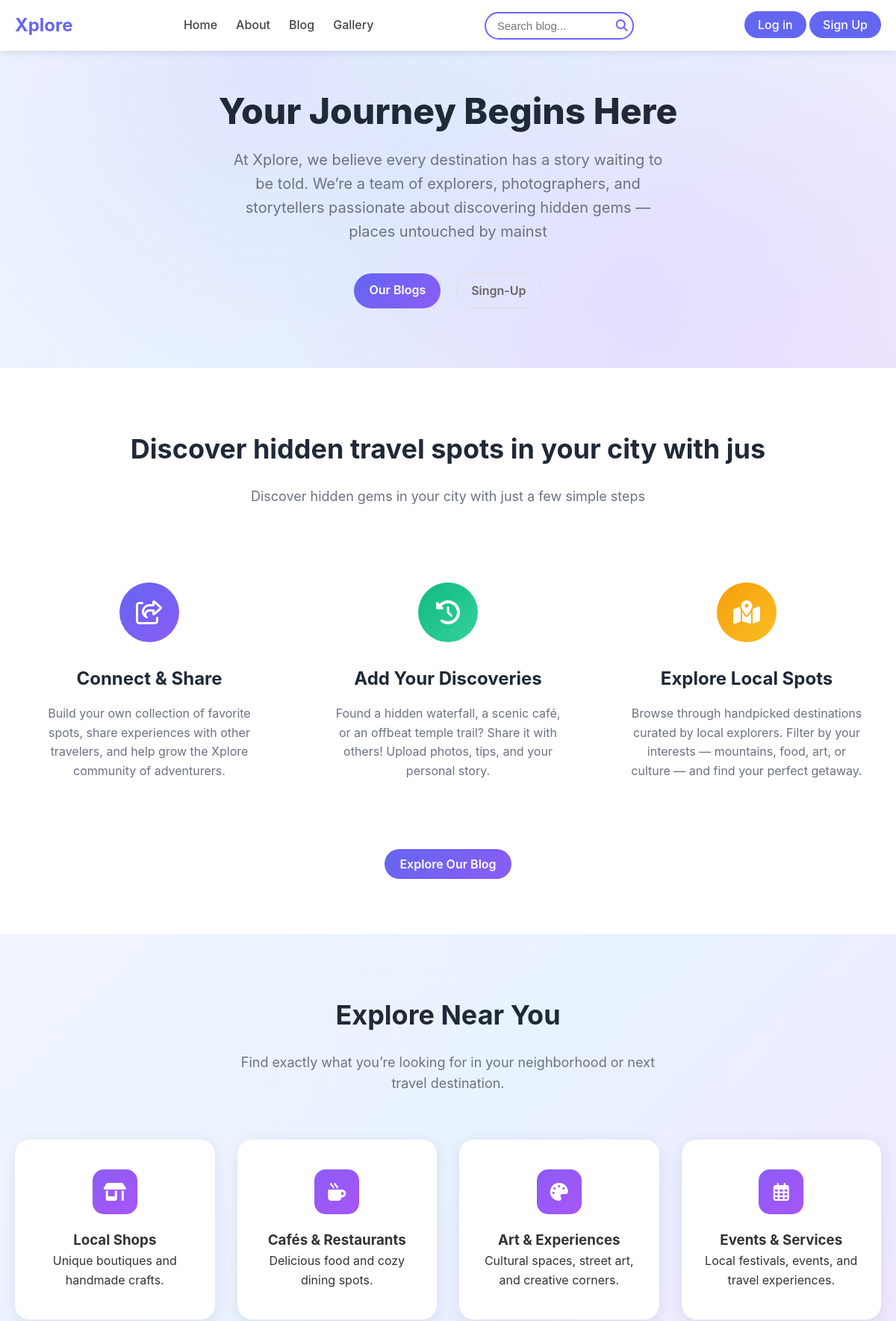
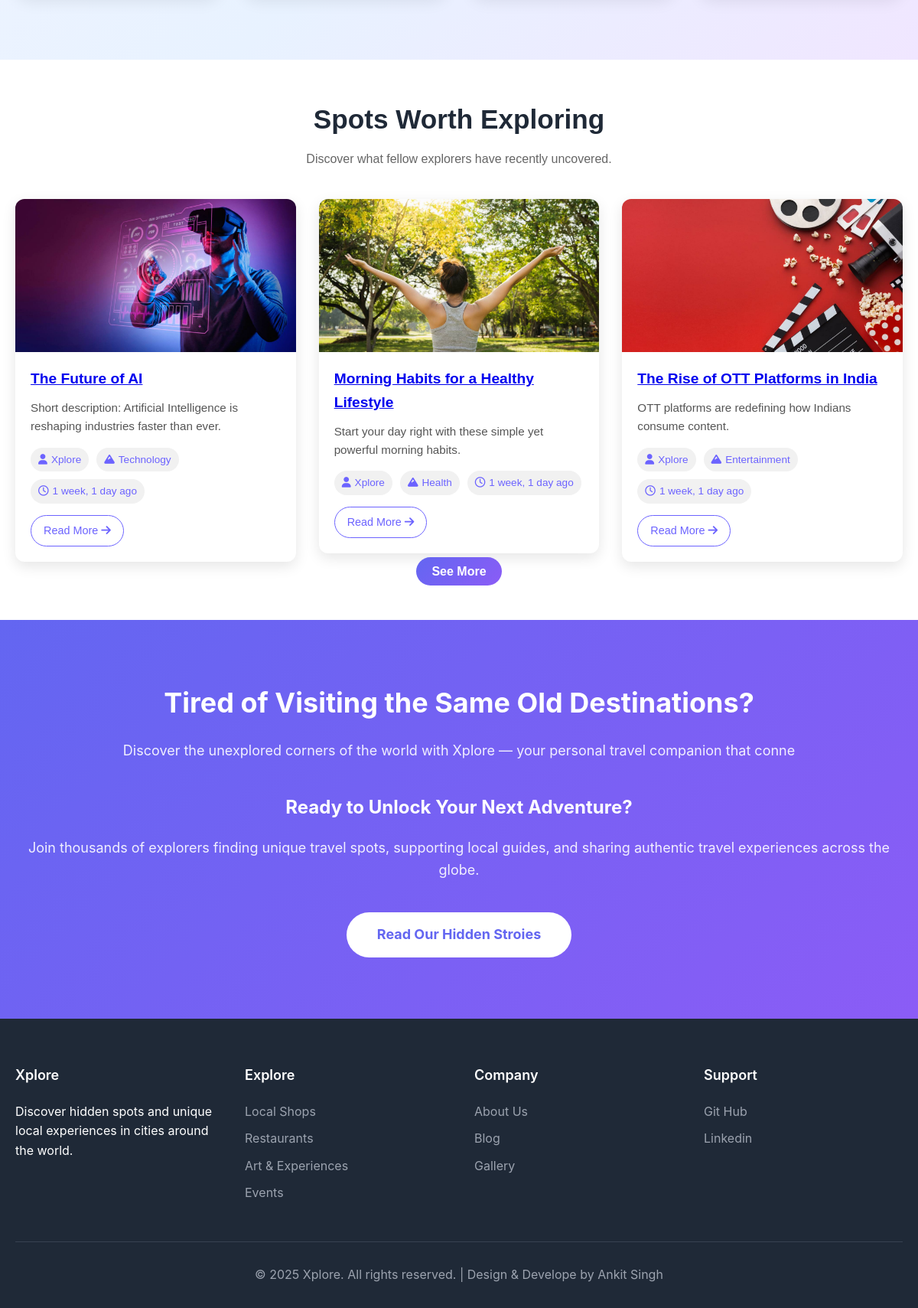
The page / on the database its author committed (2 pictures, top to bottom).
### website/models.py (models this page shows, shortened)
class Header(models.Model):
    logo_text = models.CharField(max_length=100, default="Xplore")
    url = models.URLField(max_length=200)
    show_login = models.BooleanField(default=True)
    show_signup = models.BooleanField(default=True)

class NavLink(models.Model):
    name = models.CharField(max_length=100)
    url = models.URLField(max_length=200)

class Hero(models.Model):
    hero_heading = models.CharField(max_length=50)
    sub_para = models.CharField(max_length=200)
    button_text = models.CharField(max_length=200)
    button_text_2 = models.CharField(max_length=200)

class Works(models.Model):
    main_heading = models.CharField(max_length=50)
    sub_para = models.CharField(max_length=100)
    button_text = models.CharField(max_length=200)

class WorkBoxex(models.Model):
    icon_class = models.CharField(
        max_length=100, help_text="Enter icon class e.g. fa fa-home or bi bi-house"
    )
    box_heading = models.CharField(max_length=50)
    box_para = models.CharField(max_length=200)

class Explore(models.Model):
    main_heading = models.CharField(max_length=50)
    sub_para = models.CharField(max_length=100)

class ExploreBoxes(models.Model):
    icon_class = models.CharField(
        max_length=100, help_text="Enter icon class e.g. fa fa-home or bi bi-house"
    )
    box_heading = models.CharField(max_length=50)
    box_para = models.CharField(max_length=200)

class Spots(models.Model):
    main_heading = models.CharField(max_length=50)
    sub_para = models.CharField(max_length=100)

class CtaSection(models.Model):
    main_heading = models.CharField(max_length=50)
    sub_para = models.CharField(max_length=100)
    child_heading = models.CharField(max_length=50)
    child_para = models.CharField(max_length=200)
    button_url = models.URLField(max_length=200)
    button_text = models.CharField(max_length=200)

class FooterBrand(models.Model):
    brand_name = models.CharField(max_length=100, default="Xplore")
    description = models.TextField(
        blank=True, null=True
    )  # Example: "Discover hidden spots ..."
    year = models.IntegerField(default=2025)
    tagline = models.CharField(
        max_length=255, blank=True, null=True
    )  # Example: "Made with  for local discovery"

class FooterSection(models.Model):
    title = models.CharField(max_length=100)  # Example: "Explore", "Company"

class FooterLink(models.Model):
    section = models.ForeignKey(
        FooterSection, on_delete=models.CASCADE, related_name="links"
    )
    name = models.CharField(max_length=100)  # Example: "Local Shops", "About Us"
    url = models.URLField(max_length=300)

### blog/models.py (models this page shows, shortened)
class Blog(models.Model):
    title = models.CharField(max_length=100, unique=True)
    slug = models.SlugField(unique=True, blank=True)
    category = models.ForeignKey(Category, on_delete=models.CASCADE)
    author = models.ForeignKey(User, on_delete=models.CASCADE)
    blog_image = models.ImageField(upload_to="upload/%y/%m/%d")
    short_description = models.TextField(max_length=200)
    blog_body = models.TextField(max_length=300000)
    status = models.CharField(choices=STATUS_CHOICE, default="draft")
    is_featured = models.BooleanField(default=False)
    create_at = models.DateTimeField(auto_now_add=True)
    update_at = models.DateTimeField(auto_now_add=True)
    class Meta:
        verbose_name_plural = "Blogs"

class Category(models.Model):
    category_name = models.CharField(max_length=50, unique=True)
    create_at = models.DateTimeField(auto_now_add=True)
    update_at = models.DateTimeField(auto_now_add=True)
    class Meta:
        verbose_name_plural = "Categories"
    def __str__(self):
        return self.category_name

### website/views.py (the view)
# urls.py: path("", views.home_view, name="home"),
def home_view(request):
    hero = Hero.objects.first()
    works = Works.objects.first()
    workbox = WorkBoxex.objects.all()
    explore = Explore.objects.first()
    exploreboxes = ExploreBoxes.objects.all()
    spots = Spots.objects.first()
    spotsboxes = SpotsBoxes.objects.all()
    ctasection = CtaSection.objects.first()
    posts = Blog.objects.filter(is_featured=True, status="published").order_by(
        "create_at"
    )[:3]
    categories = Category.objects.all()
    context = {
        "hero_key": hero,
        "works": works,
        "workbox": workbox,
        "explore": explore,
        "exploreboxes": exploreboxes,
        "spots": spots,
        "spotsboxes": spotsboxes,
        "ctasection": ctasection,
        "posts": posts,
        "categories": categories,
    }
    return render(request, "index.html", context)

### blog/context_processors.py (called while the page is built)
def get_categories(request):
    categories = Category.objects.all()
    return dict(categories=categories)

### website/context_processors.py (called while the page is built)
def common_data(request):
    return {
        "header_key": Header.objects.first(),
        "nav_key": NavLink.objects.all(),
        "brand": FooterBrand.objects.first(),
        "sections": FooterSection.objects.prefetch_related("links").all(),
    }

### website/templates/index.html (shortened to what this page needs)
{% extends "base.html" %}
{% load static %}
{% block content %}
    <section class="hero">
        <div class="container hero-content">
            <h1>{{ hero_key.hero_heading }}</h1>
            <p>{{ hero_key.sub_para }}</p>
            <div class="hero-buttons">
                <a href="{% url 'blog' %}" class="btn btn-primary">{{hero_key.button_text}}</a>
                {% if not user.is_authenticated %}
                <a href="{% url 'signup' %}" class="btn btn-secondary">{{hero_key.button_text_2}}</a>
                {% endif %}
            </div>
        </div>
    </section>
    <section class="how-it-works">
        <div class="container">
            <h2 class="section-title">{{works.main_heading}}</h2>
            <p class="section-subtitle">{{works.sub_para}}</p>
            <div class="steps">
                {% for box in workbox %}
                <div class="step fade-in">
                    <div class="step-icon "><i class="{{ box.icon_class }}"></i></div>
                    <h3>{{ box.box_heading}}</h3>
                    <p>{{ box.box_para}}</p>
                </div>
                {% endfor %}
            </div>
            <div style="text-align: center;">
                <a href="get-started" class="btn btn-primary">{{works.button_text}}</a>
            </div>
        </div>
    </section>
    <section class="explore-categories">
        <div class="container">
            <h2 class="section-title">{{explore.main_heading}}</h2>
            <p class="section-subtitle">{{explore.sub_para}}</p>
            <div class="categories">
                {% for card in exploreboxes  %}
                <div class="category">
                    <div class="category-icon "> <i class="{{ card.icon_class }}"></i></div>
                    <h3>{{card.box_heading}}</h3>
                    <p>{{card.box_para}}</p>
                </div>
                {% endfor %}
            </div>
        </div>
    </section>
<section class="blog-section" id="homeBlogs">
    <div class="blog-container">
        <h2 class="blog-main-heading">{{ spots.main_heading }}</h2>
        <p class="blog-sub-para">{{ spots.sub_para }}</p>
        <div class="blog-row">
            {% for blog_cad in posts %}
            <div class="blog-col">
                <div class="blog-card">
                    <div class="blog-image-wrap">
                        <img src="{{ blog_cad.blog_image.url }}" alt="Himachal" class="blog-image">
                    </div>
                    <div class="blog-card-body">
                        <h5 class="blog-title"><a href="{% url 'blog-details' blog_cad.slug %}">{{ blog_cad.title }}</a></h5>
                        <p class="blog-text">{{ blog_cad.short_description | truncatewords:20 }}</p>
                        <div class="blog-meta">
                            <span class="blog-author"><i class="fa-solid fa-user"></i> {{ blog_cad.author }}</span>
                            <span class="blog-category"><i class="fa-solid fa-mountain"></i>  {{ blog_cad.category }}</span>
                            <span class="blog-time"><i class="fa-regular fa-clock"></i> {{ blog_cad.create_at | timesince }} ago</span>
                        </div>
                        <a href="{% url 'blog-details' blog_cad.slug %}" class="blog-read-more">Read More <i class="fa-solid fa-arrow-right"></i></a>
                    </div>
                </div>
            </div>
            {% endfor %}
        </div>
    </div>
    <div class="btn-blog">
    <a href="/blog" class="btn btn-primary">See More </a>
    </div>
</section>
    <section class="cta-section">
        <div class="container">
            <div class="cta-content">
                <h2>{{ctasection.main_heading}}</h2>
                <p>{{ctasection.sub_para}}</p>
                <h3 style="margin: 30px 0 20px; font-size: 24px;">{{ctasection.child_heading}}</h3>
                <p style="margin-bottom: 40px;">{{ctasection.child_para}}</p>
                <a href="{{ctasection.button_url}}" class="btn-cta">{{ctasection.button_text}}</a>
            </div>
        </div>
    </section>
{% endblock  %}

### website/templates/base.html (shortened to what this page needs)
{% load static %}
<!DOCTYPE html>
<html lang="en">
<head>
    <link rel="stylesheet" href="{% static 'web_css/style.css' %}">
    <link rel="stylesheet" href="{% static 'web_css/about.css' %}">
    <link rel="stylesheet" href="{% static 'web_css/gallery.css' %}">
    <link rel="stylesheet" href="{% static 'web_css/contact.css' %}">
    <link rel="stylesheet" href="{% static 'web_css/terms-condition.css' %}">
    <link rel="stylesheet" href="{% static 'account_css/signup.css' %}">
    <link rel="stylesheet" href="{% static 'account_css/login.css' %}">
    <link rel="stylesheet" href="{% static 'blog_css/blog.css' %}">
    <link rel="stylesheet" href="{% static 'blog_css/blog-details.css' %}">
    <link rel="stylesheet" href="https://cdnjs.cloudflare.com/ajax/libs/font-awesome/6.4.2/css/all.min.css">
</head>
<body>
{% include "partial/header.html" %}
{% block content %}
{% endblock content %}
{% include "partial/fotter.html" %}
</body>
</html>

### website/templates/partial/header.html (shortened to what this page needs)
<header class="site-header">
  <nav class="site-nav">
    <div class="site-logo">
      <a href="{{ header_key.url }}">{{ header_key.logo_text }}</a>
    </div>
    <ul class="site-nav-links" id="navMenu">
      {% for link in nav_key %}
      <li><a href="{{ link.url }}">{{ link.name }}</a></li>
      {% endfor %}
    </ul>
    <div class="site-search">
      <form method="GET" action="{% url 'search'%}">
        <input type="search" name="keyword" placeholder="Search blog..." required />
        <button type="submit" class="search-btn">
          <i class="fas fa-search"></i>
        </button>
      </form>
    </div>
    <div class="site-buttons">
      {% if not user.is_authenticated %}
      <a href="{% url 'login' %}" class="btn btn-primary">Log in</a>
      <a href="{% url 'signup' %}" class="btn btn-primary">Sign Up</a>
      {% else %}
      <span><a href="{% url 'dashboard' %}">Dashboard</a></span>
      <span><a href="{% url 'logout' %}">logout</a></span>
      {% endif %}
    </div>
  </nav>
</header>

### website/templates/partial/fotter.html
<footer class="footer">
    <div class="container">
        <div class="footer-content">
            <div class="footer-section">
                <h3>{{ brand.brand_name }}</h3>
                <p>{{ brand.description }}</p>
            </div>
            {% for section in sections %}
            <div class="footer-section">
                <h3>{{ section.title }}</h3>
                <ul>
                    {% for link in section.links.all %}
                    <li><a href="{{ link.url }}">{{ link.name }}</a></li>
                    {% endfor %}
                </ul>
            </div>
            {% endfor %}
        </div>
        <div class="footer-bottom">
            <p>&copy; {{ brand.year }} {{ brand.brand_name }}. All rights reserved. | {{ brand.tagline }}</p>
        </div>
    </div>
</footer>

### rows shown on the page
Header: logo_text "Xplore"
NavLink: name "Home"
NavLink: name "About"
NavLink: name "Blog"
NavLink: name "Gallery"
Hero: hero_heading "Your Journey Begins Here", sub_para "At Xplore, we believe every destination has a story waiting to be told. We’re a team of explorers, photographers, and storytellers passionate about discovering hidden gems — places untouched by mainst", button_text "Our Blogs", button_text_2 "Singn-Up"
Works: main_heading "Discover hidden travel spots in your city with jus", sub_para "Discover hidden gems in your city with just a few simple steps", button_text "Explore Our Blog"
WorkBoxex: box_heading "Connect & Share", box_para "Build your own collection of favorite spots, share experiences with other travelers, and help grow the Xplore community of adventurers."
WorkBoxex: box_heading "Add Your Discoveries", box_para "Found a hidden waterfall, a scenic café, or an offbeat temple trail? Share it with others! Upload photos, tips, and your personal story."
WorkBoxex: box_heading "Explore Local Spots", box_para "Browse through handpicked destinations curated by local explorers. Filter by your interests — mountains, food, art, or culture — and find your perfect getaway."
Explore: main_heading "Explore Near You", sub_para "Find exactly what you’re looking for in your neighborhood or next travel destination."
ExploreBoxes: box_heading "Local Shops", box_para "Unique boutiques and handmade crafts."
ExploreBoxes: box_heading "Cafés & Restaurants", box_para "Delicious food and cozy dining spots."
ExploreBoxes: box_heading "Art & Experiences", box_para "Cultural spaces, street art, and creative corners."
ExploreBoxes: box_heading "Events & Services", box_para "Local festivals, events, and travel experiences."
Spots: main_heading "Spots Worth Exploring", sub_para "Discover what fellow explorers have recently uncovered."
Blog: blog_image (picture), title "The Future of AI", short_description "Short description: Artificial Intelligence is reshaping industries faster than ever.", author "Xplore", category "Technology", create_at "1 week, 1 day"
Blog: blog_image (picture), title "Morning Habits for a Healthy Lifestyle", short_description "Start your day right with these simple yet powerful morning habits.", author "Xplore", category "Health", create_at "1 week, 1 day"
Blog: blog_image (picture), title "The Rise of OTT Platforms in India", short_description "OTT platforms are redefining how Indians consume content.", author "Xplore", category "Entertainment", create_at "1 week, 1 day"
CtaSection: main_heading "Tired of Visiting the Same Old Destinations?", sub_para "Discover the unexplored corners of the world with Xplore — your personal travel companion that conne", child_heading "Ready to Unlock Your Next Adventure?", child_para "Join thousands of explorers finding unique travel spots, supporting local guides, and sharing authentic travel experiences across the globe.", button_text "Read Our Hidden Stroies"
FooterBrand: brand_name "Xplore", description "Discover hidden spots and unique local experiences in cities around the world.", year "2025", tagline "Design & Develope by Ankit Singh"
FooterSection: title "Explore"
FooterLink: name "Local Shops"
FooterLink: name "Restaurants"
FooterLink: name "Art & Experiences"
FooterLink: name "Events"
FooterSection: title "Company"
FooterLink: name "About Us"
FooterLink: name "Blog"
FooterLink: name "Gallery"
FooterSection: title "Support"
FooterLink: name "Git Hub"
FooterLink: name "Linkedin"
